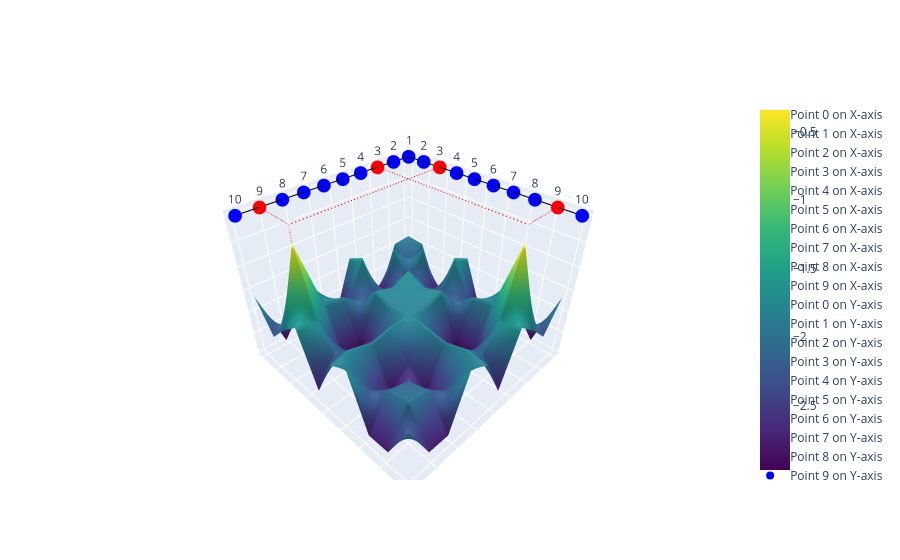

The notebook cell saved with this chart:
### Markdown cell above
use plotly generate a 3d with 10 by 10 points, same as dots on x and y  surface, with random <1 points on z axis, and draw the surface on top of the two lined up dots

### Code cell
import numpy as np

import plotly.graph_objects as go

# Define the number of points and red indices
num_points = 10
red_indices = [2, 8]

# Generate x and y coordinates for the dots
x = np.linspace(0, 4, num_points)
y = np.linspace(0, 4, num_points)

# Define colors for the points
colors_x = ['red' if i in red_indices else 'blue' for i in range(num_points)]
colors_y = ['red' if i in red_indices else 'blue' for i in range(num_points)]

# Create the figure
fig = go.Figure()

# Add points on the x-axis
for i in range(num_points):
    fig.add_trace(go.Scatter3d(
        x=[x[i]], y=[0], z=[0],
        mode='markers',
        marker=dict(size=8, color=colors_x[i]),
        name=f'Point {i} on X-axis'
    ))

# Add points on the y-axis
for i in range(num_points):
    fig.add_trace(go.Scatter3d(
        x=[0], y=[y[i]], z=[0],
        mode='markers',
        marker=dict(size=8, color=colors_y[i]),
        name=f'Point {i} on Y-axis'
    ))

# Connect nearby dots on the x-axis
for i in range(num_points - 1):
    fig.add_trace(go.Scatter3d(
        x=[x[i], x[i + 1]],
        y=[0, 0],
        z=[0, 0],
        mode='lines',
        line=dict(color='black', width=2),
        showlegend=False
    ))

# Connect nearby dots on the y-axis
for i in range(num_points - 1):
    fig.add_trace(go.Scatter3d(
        x=[0, 0],
        y=[y[i], y[i + 1]],
        z=[0, 0],
        mode='lines',
        line=dict(color='black', width=2),
        showlegend=False
    ))

    # Generate random z values for the surface
    z_surface = np.random.uniform(-3, -1.5, (num_points, num_points))

    # Modify specific points (2,8) and (8,2) on the z-axis
    z_surface[2, 8] = np.random.uniform(-0.5, 0)
    z_surface[8, 2] = z_surface[2, 8]

    # Ensure symmetry for all (a, b) and (b, a) pairs
    for i in range(num_points):
        for j in range(i, num_points):
            z_surface[j, i] = z_surface[i, j]

# Add the surface
fig.add_trace(go.Surface(
    z=z_surface,
    x=np.tile(x, (num_points, 1)),
    y=np.tile(y, (num_points, 1)).T,
    colorscale='Viridis',
    name='Surface'
))
# Add dashed red lines connecting x-axis redot and y-axis redot to (2,8) and (8,2) on z=0 surface accordingly,
#  aka draw from 2,0 to 2,8 and from 8,0 to 8,2 and 0,8 to 2,8 and 0,2 to 8,2  
# Add dashed red lines connecting the red dots
fig.add_trace(go.Scatter3d(
    x=[x[2], x[2]],
    y=[0, y[8]],
    z=[0, 0],
    mode='lines',
    line=dict(color='red', dash='dash', width=2),
    showlegend=False
))

fig.add_trace(go.Scatter3d(
    x=[x[8], x[8]],
    y=[0, y[2]],
    z=[0, 0],
    mode='lines',
    line=dict(color='red', dash='dash', width=2),
    showlegend=False
))

fig.add_trace(go.Scatter3d(
    x=[0, x[2]],
    y=[y[8], y[8]],
    z=[0, 0],
    mode='lines',
    line=dict(color='red', dash='dash', width=2),
    showlegend=False
))

fig.add_trace(go.Scatter3d(
    x=[0, x[8]],
    y=[y[2], y[2]],
    z=[0, 0],
    mode='lines',
    line=dict(color='red', dash='dash', width=2),
    showlegend=False
))
# Add dashed red lines from (2,8,0) and (8,2,0) to their respective random points on the surface
fig.add_trace(go.Scatter3d(
    x=[x[2], x[2]],
    y=[y[8], y[8]],
    z=[z_surface[8,2], z_surface[2, 8]],
    mode='lines',
    line=dict(color='red', dash='dash', width=2),
    showlegend=False
))

fig.add_trace(go.Scatter3d(
    x=[x[8], x[8]],
    y=[y[2], y[2]],
    z=[0, z_surface[8, 2]],
    mode='lines',
    line=dict(color='red', dash='dash', width=2),
    showlegend=False
))
# Add labels to points on the x-axis
for i in range(num_points):
    fig.add_trace(go.Scatter3d(
        x=[x[i]], y=[0], z=[0],
        mode='text',
        text=str(i + 1),
        textposition='top center',
        showlegend=False
    ))

# Add labels to points on the y-axis
for i in range(num_points):
    fig.add_trace(go.Scatter3d(
        x=[0], y=[y[i]], z=[0],
        mode='text',
        text=str(i + 1),
        textposition='top center',
        showlegend=False
    ))

fig.update_layout(
    scene=dict(
        xaxis=dict(showticklabels=False, title=''),
        yaxis=dict(showticklabels=False, title=''),
        zaxis=dict(showticklabels=False, title='')
    )
)
# Show the plot
fig.show()

### Figure 1 — Plotly figure (JSON) as saved in the notebook; plotly's stock layout.template omitted (floating-point values rounded to 4 significant figures)
{"data": [{"marker": {"color": "blue", "size": 8}, "mode": "markers", "name": "Point 0 on X-axis", "type": "scatter3d", "x": [0], "y": [0], "z": [0]}, {"marker": {"color": "blue", "size": 8}, "mode": "markers", "name": "Point 1 on X-axis", "type": "scatter3d", "x": [0.4444], "y": [0], "z": [0]}, {"marker": {"color": "red", "size": 8}, "mode": "markers", "name": "Point 2 on X-axis", "type": "scatter3d", "x": [0.8889], "y": [0], "z": [0]}, {"marker": {"color": "blue", "size": 8}, "mode": "markers", "name": "Point 3 on X-axis", "type": "scatter3d", "x": [1.333], "y": [0], "z": [0]}, {"marker": {"color": "blue", "size": 8}, "mode": "markers", "name": "Point 4 on X-axis", "type": "scatter3d", "x": [1.778], "y": [0], "z": [0]}, {"marker": {"color": "blue", "size": 8}, "mode": "markers", "name": "Point 5 on X-axis", "type": "scatter3d", "x": [2.222], "y": [0], "z": [0]}, {"marker": {"color": "blue", "size": 8}, "mode": "markers", "name": "Point 6 on X-axis", "type": "scatter3d", "x": [2.667], "y": [0], "z": [0]}, {"marker": {"color": "blue", "size": 8}, "mode": "markers", "name": "Point 7 on X-axis", "type": "scatter3d", "x": [3.111], "y": [0], "z": [0]}, {"marker": {"color": "red", "size": 8}, "mode": "markers", "name": "Point 8 on X-axis", "type": "scatter3d", "x": [3.556], "y": [0], "z": [0]}, {"marker": {"color": "blue", "size": 8}, "mode": "markers", "name": "Point 9 on X-axis", "type": "scatter3d", "x": [4], "y": [0], "z": [0]}, {"marker": {"color": "blue", "size": 8}, "mode": "markers", "name": "Point 0 on Y-axis", "type": "scatter3d", "x": [0], "y": [0], "z": [0]}, {"marker": {"color": "blue", "size": 8}, "mode": "markers", "name": "Point 1 on Y-axis", "type": "scatter3d", "x": [0], "y": [0.4444], "z": [0]}, {"marker": {"color": "red", "size": 8}, "mode": "markers", "name": "Point 2 on Y-axis", "type": "scatter3d", "x": [0], "y": [0.8889], "z": [0]}, {"marker": {"color": "blue", "size": 8}, "mode": "markers", "name": "Point 3 on Y-axis", "type": "scatter3d", "x": [0], "y": [1.333], "z": [0]}, {"marker": {"color": "blue", "size": 8}, "mode": "markers", "name": "Point 4 on Y-axis", "type": "scatter3d", "x": [0], "y": [1.778], "z": [0]}, {"marker": {"color": "blue", "size": 8}, "mode": "markers", "name": "Point 5 on Y-axis", "type": "scatter3d", "x": [0], "y": [2.222], "z": [0]}, {"marker": {"color": "blue", "size": 8}, "mode": "markers", "name": "Point 6 on Y-axis", "type": "scatter3d", "x": [0], "y": [2.667], "z": [0]}, {"marker": {"color": "blue", "size": 8}, "mode": "markers", "name": "Point 7 on Y-axis", "type": "scatter3d", "x": [0], "y": [3.111], "z": [0]}, {"marker": {"color": "red", "size": 8}, "mode": "markers", "name": "Point 8 on Y-axis", "type": "scatter3d", "x": [0], "y": [3.556], "z": [0]}, {"marker": {"color": "blue", "size": 8}, "mode": "markers", "name": "Point 9 on Y-axis", "type": "scatter3d", "x": [0], "y": [4], "z": [0]}, {"line": {"color": "black", "width": 2}, "mode": "lines", "showlegend": false, "type": "scatter3d", "x": [0, 0.4444], "y": [0, 0], "z": [0, 0]}, {"line": {"color": "black", "width": 2}, "mode": "lines", "showlegend": false, "type": "scatter3d", "x": [0.4444, 0.8889], "y": [0, 0], "z": [0, 0]}, {"line": {"color": "black", "width": 2}, "mode": "lines", "showlegend": false, "type": "scatter3d", "x": [0.8889, 1.333], "y": [0, 0], "z": [0, 0]}, {"line": {"color": "black", "width": 2}, "mode": "lines", "showlegend": false, "type": "scatter3d", "x": [1.333, 1.778], "y": [0, 0], "z": [0, 0]}, {"line": {"color": "black", "width": 2}, "mode": "lines", "showlegend": false, "type": "scatter3d", "x": [1.778, 2.222], "y": [0, 0], "z": [0, 0]}, {"line": {"color": "black", "width": 2}, "mode": "lines", "showlegend": false, "type": "scatter3d", "x": [2.222, 2.667], "y": [0, 0], "z": [0, 0]}, {"line": {"color": "black", "width": 2}, "mode": "lines", "showlegend": false, "type": "scatter3d", "x": [2.667, 3.111], "y": [0, 0], "z": [0, 0]}, {"line": {"color": "black", "width": 2}, "mode": "lines", "showlegend": false, "type": "scatter3d", "x": [3.111, 3.556], "y": [0, 0], "z": [0, 0]}, {"line": {"color": "black", "width": 2}, "mode": "lines", "showlegend": false, "type": "scatter3d", "x": [3.556, 4], "y": [0, 0], "z": [0, 0]}, {"line": {"color": "black", "width": 2}, "mode": "lines", "showlegend": false, "type": "scatter3d", "x": [0, 0], "y": [0, 0.4444], "z": [0, 0]}, {"line": {"color": "black", "width": 2}, "mode": "lines", "showlegend": false, "type": "scatter3d", "x": [0, 0], "y": [0.4444, 0.8889], "z": [0, 0]}, {"line": {"color": "black", "width": 2}, "mode": "lines", "showlegend": false, "type": "scatter3d", "x": [0, 0], "y": [0.8889, 1.333], "z": [0, 0]}, {"line": {"color": "black", "width": 2}, "mode": "lines", "showlegend": false, "type": "scatter3d", "x": [0, 0], "y": [1.333, 1.778], "z": [0, 0]}, {"line": {"color": "black", "width": 2}, "mode": "lines", "showlegend": false, "type": "scatter3d", "x": [0, 0], "y": [1.778, 2.222], "z": [0, 0]}, {"line": {"color": "black", "width": 2}, "mode": "lines", "showlegend": false, "type": "scatter3d", "x": [0, 0], "y": [2.222, 2.667], "z": [0, 0]}, {"line": {"color": "black", "width": 2}, "mode": "lines", "showlegend": false, "type": "scatter3d", "x": [0, 0], "y": [2.667, 3.111], "z": [0, 0]}, {"line": {"color": "black", "width": 2}, "mode": "lines", "showlegend": false, "type": "scatter3d", "x": [0, 0], "y": [3.111, 3.556], "z": [0, 0]}, {"line": {"color": "black", "width": 2}, "mode": "lines", "showlegend": false, "type": "scatter3d", "x": [0, 0], "y": [3.556, 4], "z": [0, 0]}, {"colorscale": [[0, "#440154"], [0.1111, "#482878"], [0.2222, "#3e4989"], [0.3333, "#31688e"], [0.4444, "#26828e"], [0.5556, "#1f9e89"], [0.6667, "#35b779"], [0.7778, "#6ece58"], [0.8889, "#b5de2b"], [1, "#fde725"]], "name": "Surface", "type": "surface", "x": [[0.0, 0.4444, 0.8889, 1.333, 1.778, 2.222, 2.667, 3.111, 3.556, 4.0], [0.0, 0.4444, 0.8889, 1.333, 1.778, 2.222, 2.667, 3.111, 3.556, 4.0], [0.0, 0.4444, 0.8889, 1.333, 1.778, 2.222, 2.667, 3.111, 3.556, 4.0], [0.0, 0.4444, 0.8889, 1.333, 1.778, 2.222, 2.667, 3.111, 3.556, 4.0], [0.0, 0.4444, 0.8889, 1.333, 1.778, 2.222, 2.667, 3.111, 3.556, 4.0], [0.0, 0.4444, 0.8889, 1.333, 1.778, 2.222, 2.667, 3.111, 3.556, 4.0], [0.0, 0.4444, 0.8889, 1.333, 1.778, 2.222, 2.667, 3.111, 3.556, 4.0], [0.0, 0.4444, 0.8889, 1.333, 1.778, 2.222, 2.667, 3.111, 3.556, 4.0], [0.0, 0.4444, 0.8889, 1.333, 1.778, 2.222, 2.667, 3.111, 3.556, 4.0], [0.0, 0.4444, 0.8889, 1.333, 1.778, 2.222, 2.667, 3.111, 3.556, 4.0]], "y": [[0.0, 0.0, 0.0, 0.0, 0.0, 0.0, 0.0, 0.0, 0.0, 0.0], [0.4444, 0.4444, 0.4444, 0.4444, 0.4444, 0.4444, 0.4444, 0.4444, 0.4444, 0.4444], [0.8889, 0.8889, 0.8889, 0.8889, 0.8889, 0.8889, 0.8889, 0.8889, 0.8889, 0.8889], [1.333, 1.333, 1.333, 1.333, 1.333, 1.333, 1.333, 1.333, 1.333, 1.333], [1.778, 1.778, 1.778, 1.778, 1.778, 1.778, 1.778, 1.778, 1.778, 1.778], [2.222, 2.222, 2.222, 2.222, 2.222, 2.222, 2.222, 2.222, 2.222, 2.222], [2.667, 2.667, 2.667, 2.667, 2.667, 2.667, 2.667, 2.667, 2.667, 2.667], [3.111, 3.111, 3.111, 3.111, 3.111, 3.111, 3.111, 3.111, 3.111, 3.111], [3.556, 3.556, 3.556, 3.556, 3.556, 3.556, 3.556, 3.556, 3.556, 3.556], [4.0, 4.0, 4.0, 4.0, 4.0, 4.0, 4.0, 4.0, 4.0, 4.0]], "z": [[-1.916, -1.951, -2.907, -2.97, -1.771, -2.889, -2.696, -2.38, -2.97, -1.643], [-1.951, -2.254, -1.72, -2.873, -1.57, -2.395, -2.246, -1.548, -2.097, -2.335], [-2.907, -1.72, -2.343, -2.229, -2.414, -2.222, -1.873, -1.791, -0.3418, -1.914], [-2.97, -2.873, -2.229, -1.676, -1.866, -1.728, -2.93, -2.88, -1.7, -1.59], [-1.771, -1.57, -2.414, -1.866, -1.799, -1.905, -2.56, -2.398, -2.157, -2.764], [-2.889, -2.395, -2.222, -1.728, -1.905, -1.819, -1.821, -1.901, -1.774, -1.826], [-2.696, -2.246, -1.873, -2.93, -2.56, -1.821, -2.442, -2.867, -2.397, -1.612], [-2.38, -1.548, -1.791, -2.88, -2.398, -1.901, -2.867, -2.171, -2.065, -2.753], [-2.97, -2.097, -0.3418, -1.7, -2.157, -1.774, -2.397, -2.065, -1.947, -2.745], [-1.643, -2.335, -1.914, -1.59, -2.764, -1.826, -1.612, -2.753, -2.745, -1.876]]}, {"line": {"color": "red", "dash": "dash", "width": 2}, "mode": "lines", "showlegend": false, "type": "scatter3d", "x": [0.8889, 0.8889], "y": [0, 3.556], "z": [0, 0]}, {"line": {"color": "red", "dash": "dash", "width": 2}, "mode": "lines", "showlegend": false, "type": "scatter3d", "x": [3.556, 3.556], "y": [0, 0.8889], "z": [0, 0]}, {"line": {"color": "red", "dash": "dash", "width": 2}, "mode": "lines", "showlegend": false, "type": "scatter3d", "x": [0, 0.8889], "y": [3.556, 3.556], "z": [0, 0]}, {"line": {"color": "red", "dash": "dash", "width": 2}, "mode": "lines", "showlegend": false, "type": "scatter3d", "x": [0, 3.556], "y": [0.8889, 0.8889], "z": [0, 0]}, {"line": {"color": "red", "dash": "dash", "width": 2}, "mode": "lines", "showlegend": false, "type": "scatter3d", "x": [0.8889, 0.8889], "y": [3.556, 3.556], "z": [-0.3418, -0.3418]}, {"line": {"color": "red", "dash": "dash", "width": 2}, "mode": "lines", "showlegend": false, "type": "scatter3d", "x": [3.556, 3.556], "y": [0.8889, 0.8889], "z": [0, -0.3418]}, {"mode": "text", "showlegend": false, "text": "1", "textposition": "top center", "type": "scatter3d", "x": [0], "y": [0], "z": [0]}, {"mode": "text", "showlegend": false, "text": "2", "textposition": "top center", "type": "scatter3d", "x": [0.4444], "y": [0], "z": [0]}, {"mode": "text", "showlegend": false, "text": "3", "textposition": "top center", "type": "scatter3d", "x": [0.8889], "y": [0], "z": [0]}, {"mode": "text", "showlegend": false, "text": "4", "textposition": "top center", "type": "scatter3d", "x": [1.333], "y": [0], "z": [0]}, {"mode": "text", "showlegend": false, "text": "5", "textposition": "top center", "type": "scatter3d", "x": [1.778], "y": [0], "z": [0]}, {"mode": "text", "showlegend": false, "text": "6", "textposition": "top center", "type": "scatter3d", "x": [2.222], "y": [0], "z": [0]}, {"mode": "text", "showlegend": false, "text": "7", "textposition": "top center", "type": "scatter3d", "x": [2.667], "y": [0], "z": [0]}, {"mode": "text", "showlegend": false, "text": "8", "textposition": "top center", "type": "scatter3d", "x": [3.111], "y": [0], "z": [0]}, {"mode": "text", "showlegend": false, "text": "9", "textposition": "top center", "type": "scatter3d", "x": [3.556], "y": [0], "z": [0]}, {"mode": "text", "showlegend": false, "text": "10", "textposition": "top center", "type": "scatter3d", "x": [4], "y": [0], "z": [0]}, {"mode": "text", "showlegend": false, "text": "1", "textposition": "top center", "type": "scatter3d", "x": [0], "y": [0], "z": [0]}, {"mode": "text", "showlegend": false, "text": "2", "textposition": "top center", "type": "scatter3d", "x": [0], "y": [0.4444], "z": [0]}, {"mode": "text", "showlegend": false, "text": "3", "textposition": "top center", "type": "scatter3d", "x": [0], "y": [0.8889], "z": [0]}, {"mode": "text", "showlegend": false, "text": "4", "textposition": "top center", "type": "scatter3d", "x": [0], "y": [1.333], "z": [0]}, {"mode": "text", "showlegend": false, "text": "5", "textposition": "top center", "type": "scatter3d", "x": [0], "y": [1.778], "z": [0]}, {"mode": "text", "showlegend": false, "text": "6", "textposition": "top center", "type": "scatter3d", "x": [0], "y": [2.222], "z": [0]}, {"mode": "text", "showlegend": false, "text": "7", "textposition": "top center", "type": "scatter3d", "x": [0], "y": [2.667], "z": [0]}, {"mode": "text", "showlegend": false, "text": "8", "textposition": "top center", "type": "scatter3d", "x": [0], "y": [3.111], "z": [0]}, {"mode": "text", "showlegend": false, "text": "9", "textposition": "top center", "type": "scatter3d", "x": [0], "y": [3.556], "z": [0]}, {"mode": "text", "showlegend": false, "text": "10", "textposition": "top center", "type": "scatter3d", "x": [0], "y": [4], "z": [0]}], "layout": {"scene": {"xaxis": {"showticklabels": false, "title": {"text": ""}}, "yaxis": {"showticklabels": false, "title": {"text": ""}}, "zaxis": {"showticklabels": false, "title": {"text": ""}}}}}
